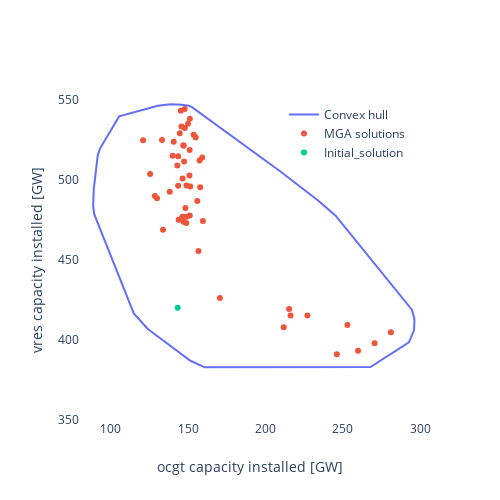

The notebook cell this image was saved under:
### Code cell
fig = go.Figure()



fig.add_trace(go.Scatter(x=hull.points[np.append(hull.vertices,hull.vertices[0])][:,0]/1000,
                          y=hull.points[np.append(hull.vertices,hull.vertices[0])][:,1]/1000,
                          #z=data_detail_sum[:,2],
                          mode='lines',name='Convex hull'))

fig.add_trace(go.Scatter(x=data_detail_sum[:,0]/1000,
                          y=data_detail_sum[:,1]/1000,
                          #z=data_detail_sum[:,2],
                          mode='markers',name='MGA solutions'))

fig.add_trace(go.Scatter(x=[initial_solution[0]/1000],
                          y=[initial_solution[1]/1000],
                          #z=[np.mean(data_detail_sum,axis=0)[2]],
                          mode='markers',name='Initial_solution'))

fig.update_yaxes(title_text='vres capacity installed [GW]',range=[350,550])
fig.update_xaxes(title_text='ocgt capacity installed [GW]',range=[80,300])
fig.update_layout(
    autosize=False,
    showlegend=True,
    width=500,
    height=500,
    paper_bgcolor='rgba(0,0,0,0)',
    plot_bgcolor='rgba(0,0,0,0)',
    legend=dict(x=0.6,y=1)
)
fig.write_image("C:/Users\Tim\OneDrive - Aarhus universitet\Speciale\Report\Images\comparison_3.pdf")
fig.show()

### Figure 1 — Plotly figure (JSON) as saved in the notebook; plotly's stock layout.template omitted (floating-point values rounded to 4 significant figures)
{"data": [{"mode": "lines", "name": "Convex hull", "type": "scatter", "x": [160.4, 267.7, 267.9, 292.8, 295.5, 295.9, 296.2, 296.4, 296.3, 294.7, 248.5, 245.4, 233.8, 209.3, 152.2, 151.7, 150.5, 145.8, 138.6, 130.5, 108.7, 108.3, 105.3, 93.03, 91.77, 91.48, 88.93, 88.55, 88.48, 88.5, 89.15, 89.32, 114.8, 123.7, 126.0, 151.4, 151.5, 160.4], "y": [383.0, 383.0, 383.1, 398.5, 404.3, 405.3, 406.2, 411.2, 413.5, 419.0, 474.7, 477.7, 487.3, 505.6, 545.7, 546.0, 546.4, 547.0, 547.3, 546.4, 541.0, 540.9, 539.8, 519.8, 516.4, 515.4, 494.6, 488.9, 485.5, 483.9, 479.1, 478.4, 416.6, 407.1, 405.3, 387.1, 387.0, 383.0]}, {"mode": "markers", "name": "MGA solutions", "type": "scatter", "x": [125.4, 145.2, 151.0, 146.3, 149.1, 146.4, 153.6, 146.9, 146.3, 156.7, 155.9, 146.9, 128.4, 159.1, 143.0, 143.9, 147.1, 148.9, 143.5, 120.8, 147.4, 150.8, 147.9, 146.4, 129.8, 154.9, 151.3, 143.5, 159.5, 227.1, 138.1, 145.6, 216.2, 133.7, 149.9, 211.8, 140.6, 151.1, 281.2, 144.6, 133.1, 246.2, 157.3, 147.8, 215.3, 148.8, 157.8, 253.0, 148.2, 151.0, 270.6, 170.5, 140.0, 259.9], "y": [503.7, 543.3, 477.9, 476.6, 477.0, 477.1, 528.3, 521.8, 476.6, 455.6, 486.9, 473.9, 490.1, 514.0, 509.0, 475.2, 521.5, 496.5, 514.8, 524.9, 511.6, 502.8, 532.5, 501.0, 488.6, 526.5, 496.0, 496.3, 474.3, 415.3, 492.7, 533.5, 415.3, 468.9, 535.1, 407.9, 524.0, 538.2, 404.8, 529.1, 525.0, 391.0, 512.2, 544.4, 419.4, 473.1, 495.4, 409.3, 482.5, 518.7, 397.9, 426.3, 515.1, 393.3]}, {"mode": "markers", "name": "Initial_solution", "type": "scatter", "x": [143.2], "y": [420.1]}], "layout": {"autosize": false, "height": 500, "legend": {"x": 0.6, "y": 1}, "paper_bgcolor": "rgba(0,0,0,0)", "plot_bgcolor": "rgba(0,0,0,0)", "showlegend": true, "width": 500, "xaxis": {"range": [80, 300], "title": {"text": "ocgt capacity installed [GW]"}}, "yaxis": {"range": [350, 550], "title": {"text": "vres capacity installed [GW]"}}}}
